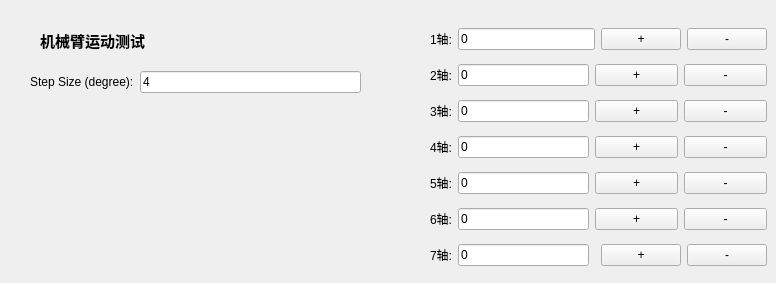
         <widget class="QWidget" name="tab_19">
          <attribute name="title">
           <string>机械臂运动测试</string>
          </attribute>
          <widget class="QWidget" name="layoutWidget_9">
           <property name="geometry">
            <rect>
             <x>30</x>
             <y>60</y>
             <width>331</width>
             <height>44</height>
            </rect>
           </property>
           <layout class="QHBoxLayout" name="horizontalLayout_55">
            <item>
             <widget class="QLabel" name="label_150">
              <property name="text">
               <string>Step Size (degree):</string>
              </property>
             </widget>
            </item>
            <item>
             <widget class="QLineEdit" name="lineEdit_robotMoveStep_3">
              <property name="text">
               <string>4</string>
              </property>
             </widget>
            </item>
           </layout>
          </widget>
          <widget class="QWidget" name="layoutWidget_10">
           <property name="geometry">
            <rect>
             <x>430</x>
             <y>20</y>
             <width>337</width>
             <height>254</height>
            </rect>
           </property>
           <layout class="QGridLayout" name="gridLayout_26">
            <item row="0" column="0" colspan="2">
             <layout class="QHBoxLayout" name="horizontalLayout_56">
              <item>
               <widget class="QLabel" name="label_151">
                <property name="text">
                 <string>1轴:</string>
                </property>
               </widget>
              </item>
              <item>
               <widget class="QLineEdit" name="lineEdit_jt_15">
                <property name="text">
                 <string>0</string>
                </property>
               </widget>
              </item>
             </layout>
            </item>
            <item row="0" column="2">
             <layout class="QHBoxLayout" name="horizontalLayout_57">
              <item>
               <widget class="QPushButton" name="pushButton_a1_p_3">
                <property name="text">
                 <string>+</string>
                </property>
               </widget>
              </item>
              <item>
               <widget class="QPushButton" name="pushButton_a1_m_3">
                <property name="text">
                 <string>-</string>
                </property>
               </widget>
              </item>
             </layout>
            </item>
            <item row="1" column="0">
             <layout class="QHBoxLayout" name="horizontalLayout_58">
              <item>
               <widget class="QLabel" name="label_152">
                <property name="text">
                 <string>2轴:</string>
                </property>
               </widget>
              </item>
              <item>
               <widget class="QLineEdit" name="lineEdit_jt_16">
                <property name="text">
                 <string>0</string>
                </property>
               </widget>
              </item>
             </layout>
            </item>
            <item row="1" column="1" colspan="2">
             <layout class="QHBoxLayout" name="horizontalLayout_59">
              <item>
               <widget class="QPushButton" name="pushButton_a2_p_3">
                <property name="text">
                 <string>+</string>
                </property>
               </widget>
              </item>
              <item>
               <widget class="QPushButton" name="pushButton_a2_m_3">
                <property name="text">
                 <string>-</string>
                </property>
               </widget>
              </item>
             </layout>
            </item>
            <item row="2" column="0">
             <layout class="QHBoxLayout" name="horizontalLayout_60">
              <item>
               <widget class="QLabel" name="label_153">
                <property name="text">
                 <string>3轴:</string>
                </property>
               </widget>
              </item>
              <item>
               <widget class="QLineEdit" name="lineEdit_jt_17">
                <property name="text">
                 <string>0</string>
                </property>
               </widget>
              </item>
             </layout>
            </item>
            <item row="2" column="1" colspan="2">
             <layout class="QHBoxLayout" name="horizontalLayout_61">
              <item>
               <widget class="QPushButton" name="pushButton_a3_p_3">
                <property name="text">
                 <string>+</string>
                </property>
               </widget>
              </item>
              <item>
               <widget class="QPushButton" name="pushButton_a3_m_3">
                <property name="text">
                 <string>-</string>
                </property>
               </widget>
              </item>
             </layout>
            </item>
            <item row="3" column="0">
             <layout class="QHBoxLayout" name="horizontalLayout_62">
              <item>
               <widget class="QLabel" name="label_154">
                <property name="text">
                 <string>4轴:</string>
                </property>
               </widget>
              </item>
              <item>
               <widget class="QLineEdit" name="lineEdit_jt_18">
                <property name="text">
                 <string>0</string>
                </property>
               </widget>
              </item>
             </layout>
            </item>
            <item row="3" column="1" colspan="2">
             <layout class="QHBoxLayout" name="horizontalLayout_63">
              <item>
               <widget class="QPushButton" name="pushButton_a4_p_3">
                <property name="text">
                 <string>+</string>
                </property>
               </widget>
              </item>
              <item>
               <widget class="QPushButton" name="pushButton_a4_m_3">
                <property name="text">
                 <string>-</string>
                </property>
               </widget>
              </item>
             </layout>
            </item>
            <item row="4" column="0">
             <layout class="QHBoxLayout" name="horizontalLayout_64">
              <item>
               <widget class="QLabel" name="label_155">
                <property name="text">
                 <string>5轴:</string>
                </property>
               </widget>
              </item>
              <item>
               <widget class="QLineEdit" name="lineEdit_jt_19">
                <property name="text">
                 <string>0</string>
                </property>
               </widget>
              </item>
             </layout>
            </item>
            <item row="4" column="1" colspan="2">
             <layout class="QHBoxLayout" name="horizontalLayout_65">
              <item>
               <widget class="QPushButton" name="pushButton_a5_p_3">
                <property name="text">
                 <string>+</string>
                </property>
               </widget>
              </item>
              <item>
               <widget class="QPushButton" name="pushButton_a5_m_3">
                <property name="text">
                 <string>-</string>
                </property>
               </widget>
              </item>
             </layout>
            </item>
            <item row="5" column="0">
             <layout class="QHBoxLayout" name="horizontalLayout_66">
              <item>
               <widget class="QLabel" name="label_156">
                <property name="text">
                 <string>6轴:</string>
                </property>
               </widget>
              </item>
              <item>
               <widget class="QLineEdit" name="lineEdit_jt_20">
                <property name="text">
                 <string>0</string>
                </property>
               </widget>
              </item>
             </layout>
            </item>
            <item row="5" column="1" colspan="2">
             <layout class="QHBoxLayout" name="horizontalLayout_67">
              <item>
               <widget class="QPushButton" name="pushButton_a6_p_3">
                <property name="text">
                 <string>+</string>
                </property>
               </widget>
              </item>
              <item>
               <widget class="QPushButton" name="pushButton_a6_m_3">
                <property name="text">
                 <string>-</string>
                </property>
               </widget>
              </item>
             </layout>
            </item>
            <item row="6" column="0">
             <layout class="QHBoxLayout" name="horizontalLayout_68">
              <item>
               <widget class="QLabel" name="label_157">
                <property name="text">
                 <string>7轴:</string>
                </property>
               </widget>
              </item>
              <item>
               <widget class="QLineEdit" name="lineEdit_jt_21">
                <property name="text">
                 <string>0</string>
                </property>
               </widget>
              </item>
             </layout>
            </item>
            <item row="6" column="2">
             <layout class="QHBoxLayout" name="horizontalLayout_69">
              <item>
               <widget class="QPushButton" name="pushButton_a7_p_3">
                <property name="text">
                 <string>+</string>
                </property>
               </widget>
              </item>
              <item>
               <widget class="QPushButton" name="pushButton_a7_m_3">
                <property name="text">
                 <string>-</string>
                </property>
               </widget>
              </item>
             </layout>
            </item>
           </layout>
          </widget>
          <widget class="QLabel" name="label_158">
           <property name="geometry">
            <rect>
             <x>40</x>
             <y>30</y>
             <width>151</width>
             <height>21</height>
            </rect>
           </property>
           <property name="font">
            <font>
             <pointsize>11</pointsize>
             <weight>75</weight>
             <bold>true</bold>
            </font>
           </property>
           <property name="text">
            <string>机械臂运动测试</string>
           </property>
          </widget>
         </widget>
